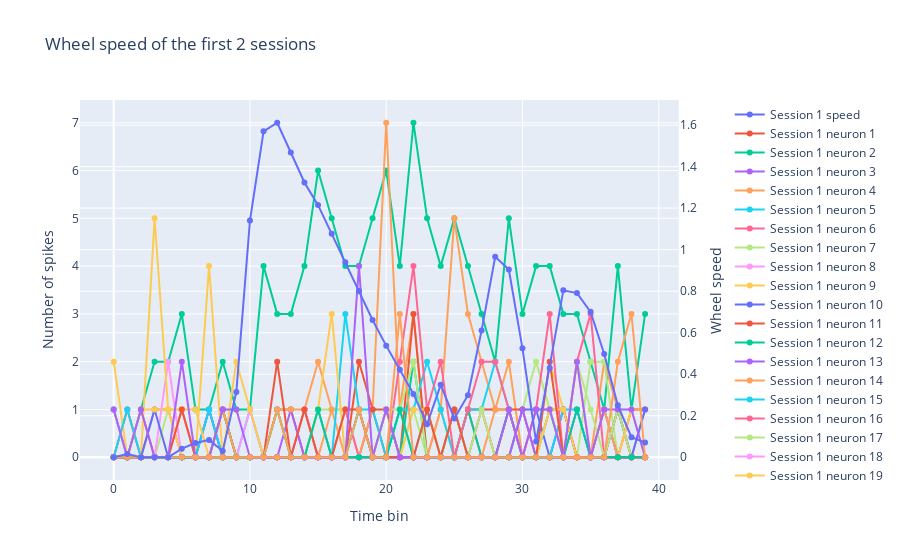

Notebook source saved alongside this figure:
### Code cell
from plotly.subplots import make_subplots

trials = 1
neurons = 24

plot_x = np.arange(40)
plot_speeds = [Y_test[40*trial : 40*(trial + 1)] for trial in range(trials)] 
plot_neurons = [X_test[40*trial : 40*(trial + 1)] for trial in range(trials)] 

fig = make_subplots(specs=[[{"secondary_y": True}]])

for i, plot_speed in enumerate(plot_speeds):
    fig.add_trace(
        go.Scatter(x=plot_x, y=plot_speed, mode='markers+lines', name=f'Session {i+1} speed'),
        secondary_y=True,
    )

for i, plot_neuron in enumerate(plot_neurons):
    for j in range(neurons):
        fig.add_trace(
            go.Scatter(x=plot_x, y=plot_neuron[:, j], mode='markers+lines', name=f'Session {i+1} neuron {j+1}'),
            secondary_y=False,
        )

fig.update_layout(
    xaxis_title="Time bin",
    title="Wheel speed of the first 2 sessions"
)
fig.update_yaxes(title_text="Number of spikes", secondary_y=False)
fig.update_yaxes(title_text="Wheel speed", secondary_y=True)
fig.show()

### Figure 1 — Plotly figure (JSON) as saved in the notebook; plotly's stock layout.template omitted (floating-point values rounded to 4 significant figures)
{"data": [{"mode": "markers+lines", "name": "Session 1 speed", "type": "scatter", "x": [0, 1, 2, 3, 4, 5, 6, 7, 8, 9, 10, 11, 12, 13, 14, 15, 16, 17, 18, 19, 20, 21, 22, 23, 24, 25, 26, 27, 28, 29, 30, 31, 32, 33, 34, 35, 36, 37, 38, 39], "xaxis": "x", "y": [0, 0.01599, 0, 0, 0, 0.04153, 0.06865, 0.08334, 0.03016, 0.3142, 1.14, 1.57, 1.611, 1.468, 1.323, 1.215, 1.077, 0.9398, 0.8013, 0.6613, 0.5377, 0.4212, 0.3051, 0.1589, 0.3489, 0.1869, 0.2988, 0.6103, 0.9658, 0.9041, 0.5246, 0.07546, 0.4303, 0.8039, 0.791, 0.7004, 0.4977, 0.25, 0.09662, 0.07096], "yaxis": "y2"}, {"mode": "markers+lines", "name": "Session 1 neuron 1", "type": "scatter", "x": [0, 1, 2, 3, 4, 5, 6, 7, 8, 9, 10, 11, 12, 13, 14, 15, 16, 17, 18, 19, 20, 21, 22, 23, 24, 25, 26, 27, 28, 29, 30, 31, 32, 33, 34, 35, 36, 37, 38, 39], "xaxis": "x", "y": [0, 0, 1, 0, 0, 0, 0, 0, 1, 0, 0, 0, 1, 1, 0, 0, 0, 0, 0, 1, 0, 0, 0, 0, 0, 0, 0, 1, 0, 1, 0, 0, 0, 0, 0, 0, 0, 0, 1, 1], "yaxis": "y"}, {"mode": "markers+lines", "name": "Session 1 neuron 2", "type": "scatter", "x": [0, 1, 2, 3, 4, 5, 6, 7, 8, 9, 10, 11, 12, 13, 14, 15, 16, 17, 18, 19, 20, 21, 22, 23, 24, 25, 26, 27, 28, 29, 30, 31, 32, 33, 34, 35, 36, 37, 38, 39], "xaxis": "x", "y": [1, 0, 1, 2, 2, 3, 1, 1, 2, 1, 1, 4, 3, 3, 4, 6, 5, 4, 4, 5, 6, 4, 7, 5, 4, 5, 4, 3, 2, 5, 3, 4, 4, 3, 3, 2, 1, 4, 1, 3], "yaxis": "y"}, {"mode": "markers+lines", "name": "Session 1 neuron 3", "type": "scatter", "x": [0, 1, 2, 3, 4, 5, 6, 7, 8, 9, 10, 11, 12, 13, 14, 15, 16, 17, 18, 19, 20, 21, 22, 23, 24, 25, 26, 27, 28, 29, 30, 31, 32, 33, 34, 35, 36, 37, 38, 39], "xaxis": "x", "y": [0, 0, 0, 0, 0, 0, 0, 0, 0, 0, 0, 0, 0, 1, 0, 0, 0, 0, 0, 0, 0, 0, 0, 0, 0, 0, 0, 0, 0, 0, 0, 0, 0, 0, 0, 0, 0, 0, 0, 0], "yaxis": "y"}, {"mode": "markers+lines", "name": "Session 1 neuron 4", "type": "scatter", "x": [0, 1, 2, 3, 4, 5, 6, 7, 8, 9, 10, 11, 12, 13, 14, 15, 16, 17, 18, 19, 20, 21, 22, 23, 24, 25, 26, 27, 28, 29, 30, 31, 32, 33, 34, 35, 36, 37, 38, 39], "xaxis": "x", "y": [0, 1, 0, 0, 0, 1, 0, 0, 0, 0, 0, 0, 1, 1, 1, 2, 1, 1, 0, 1, 7, 1, 3, 0, 1, 5, 3, 2, 1, 2, 0, 1, 1, 0, 2, 0, 2, 1, 0, 0], "yaxis": "y"}, {"mode": "markers+lines", "name": "Session 1 neuron 5", "type": "scatter", "x": [0, 1, 2, 3, 4, 5, 6, 7, 8, 9, 10, 11, 12, 13, 14, 15, 16, 17, 18, 19, 20, 21, 22, 23, 24, 25, 26, 27, 28, 29, 30, 31, 32, 33, 34, 35, 36, 37, 38, 39], "xaxis": "x", "y": [0, 0, 0, 0, 0, 0, 0, 0, 0, 0, 1, 0, 1, 0, 0, 0, 0, 0, 1, 1, 0, 1, 0, 1, 0, 0, 0, 0, 0, 0, 0, 0, 0, 0, 0, 0, 0, 0, 0, 0], "yaxis": "y"}, {"mode": "markers+lines", "name": "Session 1 neuron 6", "type": "scatter", "x": [0, 1, 2, 3, 4, 5, 6, 7, 8, 9, 10, 11, 12, 13, 14, 15, 16, 17, 18, 19, 20, 21, 22, 23, 24, 25, 26, 27, 28, 29, 30, 31, 32, 33, 34, 35, 36, 37, 38, 39], "xaxis": "x", "y": [0, 1, 0, 1, 1, 0, 0, 1, 0, 0, 0, 0, 0, 0, 0, 0, 0, 1, 0, 0, 0, 0, 0, 0, 0, 0, 1, 0, 0, 1, 0, 0, 0, 0, 0, 0, 0, 0, 0, 0], "yaxis": "y"}, {"mode": "markers+lines", "name": "Session 1 neuron 7", "type": "scatter", "x": [0, 1, 2, 3, 4, 5, 6, 7, 8, 9, 10, 11, 12, 13, 14, 15, 16, 17, 18, 19, 20, 21, 22, 23, 24, 25, 26, 27, 28, 29, 30, 31, 32, 33, 34, 35, 36, 37, 38, 39], "xaxis": "x", "y": [0, 0, 0, 0, 1, 1, 0, 1, 0, 0, 0, 0, 1, 0, 0, 1, 1, 1, 1, 0, 1, 0, 1, 0, 0, 1, 0, 0, 0, 0, 1, 2, 1, 0, 0, 2, 2, 0, 0, 1], "yaxis": "y"}, {"mode": "markers+lines", "name": "Session 1 neuron 8", "type": "scatter", "x": [0, 1, 2, 3, 4, 5, 6, 7, 8, 9, 10, 11, 12, 13, 14, 15, 16, 17, 18, 19, 20, 21, 22, 23, 24, 25, 26, 27, 28, 29, 30, 31, 32, 33, 34, 35, 36, 37, 38, 39], "xaxis": "x", "y": [0, 0, 0, 0, 2, 0, 0, 1, 0, 0, 1, 0, 1, 0, 0, 0, 0, 0, 0, 0, 0, 0, 0, 0, 0, 0, 0, 0, 0, 0, 0, 0, 0, 1, 0, 0, 0, 0, 0, 1], "yaxis": "y"}, {"mode": "markers+lines", "name": "Session 1 neuron 9", "type": "scatter", "x": [0, 1, 2, 3, 4, 5, 6, 7, 8, 9, 10, 11, 12, 13, 14, 15, 16, 17, 18, 19, 20, 21, 22, 23, 24, 25, 26, 27, 28, 29, 30, 31, 32, 33, 34, 35, 36, 37, 38, 39], "xaxis": "x", "y": [2, 0, 0, 5, 1, 0, 0, 4, 0, 2, 1, 0, 1, 0, 0, 1, 0, 0, 0, 0, 0, 0, 0, 0, 0, 0, 0, 0, 0, 0, 0, 0, 2, 1, 0, 0, 1, 0, 0, 0], "yaxis": "y"}, {"mode": "markers+lines", "name": "Session 1 neuron 10", "type": "scatter", "x": [0, 1, 2, 3, 4, 5, 6, 7, 8, 9, 10, 11, 12, 13, 14, 15, 16, 17, 18, 19, 20, 21, 22, 23, 24, 25, 26, 27, 28, 29, 30, 31, 32, 33, 34, 35, 36, 37, 38, 39], "xaxis": "x", "y": [0, 0, 0, 1, 0, 0, 0, 1, 0, 0, 0, 0, 0, 0, 0, 0, 0, 0, 0, 0, 0, 0, 0, 0, 0, 1, 0, 0, 0, 0, 1, 1, 0, 1, 0, 0, 1, 0, 0, 0], "yaxis": "y"}, {"mode": "markers+lines", "name": "Session 1 neuron 11", "type": "scatter", "x": [0, 1, 2, 3, 4, 5, 6, 7, 8, 9, 10, 11, 12, 13, 14, 15, 16, 17, 18, 19, 20, 21, 22, 23, 24, 25, 26, 27, 28, 29, 30, 31, 32, 33, 34, 35, 36, 37, 38, 39], "xaxis": "x", "y": [0, 0, 0, 0, 0, 0, 0, 0, 1, 0, 0, 0, 2, 0, 1, 0, 0, 0, 2, 1, 1, 0, 3, 0, 0, 0, 1, 1, 1, 1, 1, 0, 1, 1, 0, 0, 0, 1, 0, 0], "yaxis": "y"}, {"mode": "markers+lines", "name": "Session 1 neuron 12", "type": "scatter", "x": [0, 1, 2, 3, 4, 5, 6, 7, 8, 9, 10, 11, 12, 13, 14, 15, 16, 17, 18, 19, 20, 21, 22, 23, 24, 25, 26, 27, 28, 29, 30, 31, 32, 33, 34, 35, 36, 37, 38, 39], "xaxis": "x", "y": [0, 0, 0, 0, 0, 0, 0, 0, 1, 0, 0, 0, 1, 0, 0, 0, 0, 0, 1, 0, 1, 0, 2, 0, 0, 0, 1, 0, 0, 1, 0, 0, 1, 0, 0, 0, 0, 1, 0, 0], "yaxis": "y"}, {"mode": "markers+lines", "name": "Session 1 neuron 13", "type": "scatter", "x": [0, 1, 2, 3, 4, 5, 6, 7, 8, 9, 10, 11, 12, 13, 14, 15, 16, 17, 18, 19, 20, 21, 22, 23, 24, 25, 26, 27, 28, 29, 30, 31, 32, 33, 34, 35, 36, 37, 38, 39], "xaxis": "x", "y": [0, 0, 0, 0, 0, 0, 0, 0, 0, 0, 0, 0, 0, 0, 0, 0, 0, 0, 0, 0, 0, 0, 0, 0, 0, 0, 0, 0, 0, 0, 1, 0, 0, 0, 1, 0, 0, 0, 0, 0], "yaxis": "y"}, {"mode": "markers+lines", "name": "Session 1 neuron 14", "type": "scatter", "x": [0, 1, 2, 3, 4, 5, 6, 7, 8, 9, 10, 11, 12, 13, 14, 15, 16, 17, 18, 19, 20, 21, 22, 23, 24, 25, 26, 27, 28, 29, 30, 31, 32, 33, 34, 35, 36, 37, 38, 39], "xaxis": "x", "y": [0, 0, 0, 0, 0, 0, 0, 0, 1, 0, 0, 0, 1, 0, 0, 0, 1, 0, 0, 0, 1, 0, 0, 0, 1, 0, 0, 0, 1, 1, 0, 0, 0, 0, 0, 0, 1, 0, 1, 1], "yaxis": "y"}, {"mode": "markers+lines", "name": "Session 1 neuron 15", "type": "scatter", "x": [0, 1, 2, 3, 4, 5, 6, 7, 8, 9, 10, 11, 12, 13, 14, 15, 16, 17, 18, 19, 20, 21, 22, 23, 24, 25, 26, 27, 28, 29, 30, 31, 32, 33, 34, 35, 36, 37, 38, 39], "xaxis": "x", "y": [0, 1, 0, 0, 0, 0, 0, 1, 0, 0, 0, 0, 0, 0, 0, 1, 0, 3, 1, 0, 0, 1, 1, 2, 1, 0, 1, 1, 2, 1, 0, 0, 0, 1, 1, 0, 0, 0, 0, 0], "yaxis": "y"}, {"mode": "markers+lines", "name": "Session 1 neuron 16", "type": "scatter", "x": [0, 1, 2, 3, 4, 5, 6, 7, 8, 9, 10, 11, 12, 13, 14, 15, 16, 17, 18, 19, 20, 21, 22, 23, 24, 25, 26, 27, 28, 29, 30, 31, 32, 33, 34, 35, 36, 37, 38, 39], "xaxis": "x", "y": [0, 0, 0, 0, 0, 0, 0, 0, 0, 0, 0, 0, 0, 0, 0, 0, 0, 0, 0, 0, 0, 2, 4, 1, 2, 0, 1, 2, 2, 1, 0, 1, 3, 0, 2, 3, 0, 1, 0, 0], "yaxis": "y"}, {"mode": "markers+lines", "name": "Session 1 neuron 17", "type": "scatter", "x": [0, 1, 2, 3, 4, 5, 6, 7, 8, 9, 10, 11, 12, 13, 14, 15, 16, 17, 18, 19, 20, 21, 22, 23, 24, 25, 26, 27, 28, 29, 30, 31, 32, 33, 34, 35, 36, 37, 38, 39], "xaxis": "x", "y": [0, 0, 0, 0, 0, 1, 0, 0, 0, 0, 0, 0, 0, 0, 0, 0, 0, 0, 0, 0, 1, 1, 2, 0, 0, 1, 0, 1, 0, 0, 0, 0, 1, 0, 2, 1, 0, 1, 0, 0], "yaxis": "y"}, {"mode": "markers+lines", "name": "Session 1 neuron 18", "type": "scatter", "x": [0, 1, 2, 3, 4, 5, 6, 7, 8, 9, 10, 11, 12, 13, 14, 15, 16, 17, 18, 19, 20, 21, 22, 23, 24, 25, 26, 27, 28, 29, 30, 31, 32, 33, 34, 35, 36, 37, 38, 39], "xaxis": "x", "y": [1, 0, 0, 0, 0, 1, 0, 0, 0, 0, 0, 0, 0, 0, 1, 0, 0, 0, 0, 0, 0, 0, 0, 0, 0, 0, 0, 0, 0, 0, 0, 0, 0, 0, 0, 0, 0, 0, 0, 0], "yaxis": "y"}, {"mode": "markers+lines", "name": "Session 1 neuron 19", "type": "scatter", "x": [0, 1, 2, 3, 4, 5, 6, 7, 8, 9, 10, 11, 12, 13, 14, 15, 16, 17, 18, 19, 20, 21, 22, 23, 24, 25, 26, 27, 28, 29, 30, 31, 32, 33, 34, 35, 36, 37, 38, 39], "xaxis": "x", "y": [0, 0, 1, 1, 1, 1, 1, 0, 0, 0, 0, 0, 0, 0, 0, 1, 3, 0, 0, 0, 0, 0, 1, 1, 0, 0, 0, 0, 0, 0, 0, 0, 1, 1, 0, 0, 0, 0, 1, 0], "yaxis": "y"}, {"mode": "markers+lines", "name": "Session 1 neuron 20", "type": "scatter", "x": [0, 1, 2, 3, 4, 5, 6, 7, 8, 9, 10, 11, 12, 13, 14, 15, 16, 17, 18, 19, 20, 21, 22, 23, 24, 25, 26, 27, 28, 29, 30, 31, 32, 33, 34, 35, 36, 37, 38, 39], "xaxis": "x", "y": [0, 0, 0, 0, 0, 0, 0, 0, 0, 0, 0, 0, 0, 0, 0, 0, 0, 0, 0, 0, 0, 0, 0, 0, 0, 0, 0, 0, 0, 0, 0, 0, 0, 0, 0, 0, 0, 0, 0, 1], "yaxis": "y"}, {"mode": "markers+lines", "name": "Session 1 neuron 21", "type": "scatter", "x": [0, 1, 2, 3, 4, 5, 6, 7, 8, 9, 10, 11, 12, 13, 14, 15, 16, 17, 18, 19, 20, 21, 22, 23, 24, 25, 26, 27, 28, 29, 30, 31, 32, 33, 34, 35, 36, 37, 38, 39], "xaxis": "x", "y": [0, 0, 0, 0, 0, 1, 0, 0, 0, 0, 0, 0, 0, 0, 1, 0, 0, 1, 1, 0, 0, 0, 0, 1, 0, 1, 0, 0, 0, 0, 0, 0, 2, 0, 0, 0, 0, 0, 0, 0], "yaxis": "y"}, {"mode": "markers+lines", "name": "Session 1 neuron 22", "type": "scatter", "x": [0, 1, 2, 3, 4, 5, 6, 7, 8, 9, 10, 11, 12, 13, 14, 15, 16, 17, 18, 19, 20, 21, 22, 23, 24, 25, 26, 27, 28, 29, 30, 31, 32, 33, 34, 35, 36, 37, 38, 39], "xaxis": "x", "y": [0, 0, 0, 0, 0, 0, 0, 0, 0, 0, 0, 0, 0, 0, 0, 1, 0, 0, 0, 0, 0, 1, 0, 0, 0, 0, 0, 0, 0, 0, 0, 0, 0, 0, 1, 0, 0, 0, 0, 0], "yaxis": "y"}, {"mode": "markers+lines", "name": "Session 1 neuron 23", "type": "scatter", "x": [0, 1, 2, 3, 4, 5, 6, 7, 8, 9, 10, 11, 12, 13, 14, 15, 16, 17, 18, 19, 20, 21, 22, 23, 24, 25, 26, 27, 28, 29, 30, 31, 32, 33, 34, 35, 36, 37, 38, 39], "xaxis": "x", "y": [1, 0, 1, 0, 0, 2, 0, 0, 1, 1, 0, 0, 0, 0, 0, 0, 0, 0, 4, 0, 1, 0, 0, 0, 0, 0, 0, 0, 0, 1, 0, 1, 1, 0, 2, 0, 1, 1, 1, 0], "yaxis": "y"}, {"mode": "markers+lines", "name": "Session 1 neuron 24", "type": "scatter", "x": [0, 1, 2, 3, 4, 5, 6, 7, 8, 9, 10, 11, 12, 13, 14, 15, 16, 17, 18, 19, 20, 21, 22, 23, 24, 25, 26, 27, 28, 29, 30, 31, 32, 33, 34, 35, 36, 37, 38, 39], "xaxis": "x", "y": [0, 0, 0, 0, 0, 0, 0, 0, 0, 0, 0, 0, 0, 0, 0, 0, 0, 0, 1, 0, 0, 3, 0, 0, 0, 0, 0, 0, 0, 0, 0, 0, 0, 0, 0, 0, 0, 2, 3, 0], "yaxis": "y"}], "layout": {"title": {"text": "Wheel speed of the first 2 sessions"}, "xaxis": {"anchor": "y", "domain": [0, 0.94], "title": {"text": "Time bin"}}, "yaxis": {"anchor": "x", "domain": [0, 1], "title": {"text": "Number of spikes"}}, "yaxis2": {"anchor": "x", "overlaying": "y", "side": "right", "title": {"text": "Wheel speed"}}}}
